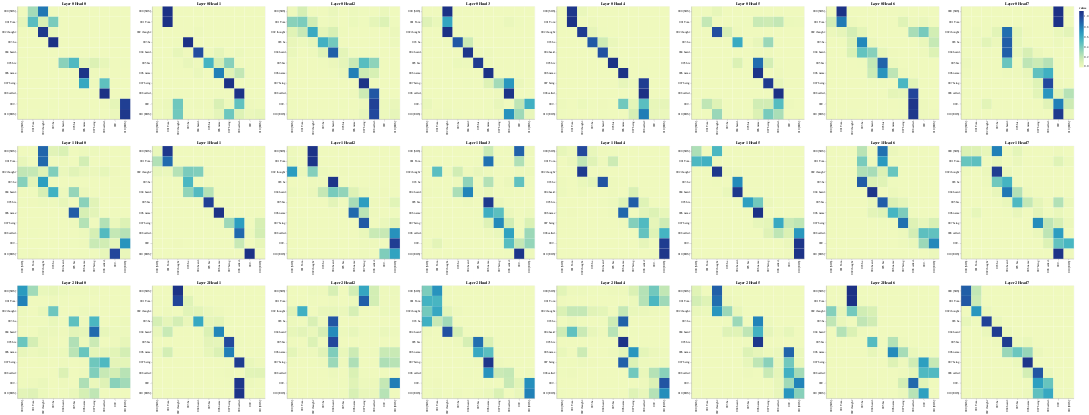

Notebook cell for this chart:
### Code cell
layers = [0, 1, 2]
heads = [0, 1, 2, 3, 4, 5, 6, 7]

# Encoder Self-Attention
get_all_attention_maps("encoder", layers, heads, encoder_input_tokens, encoder_input_tokens, min(20, sentence_len))
